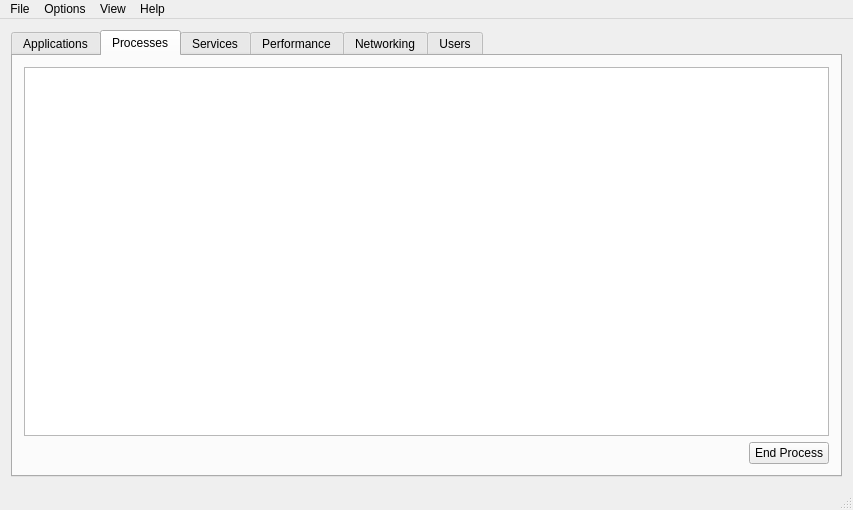
<?xml version="1.0" encoding="UTF-8"?>
<ui version="4.0">
 <class>MainWindow</class>
 <widget class="QMainWindow" name="MainWindow">
  <property name="geometry">
   <rect>
    <x>0</x>
    <y>0</y>
    <width>853</width>
    <height>510</height>
   </rect>
  </property>
  <property name="sizePolicy">
   <sizepolicy hsizetype="Expanding" vsizetype="Expanding">
    <horstretch>0</horstretch>
    <verstretch>0</verstretch>
   </sizepolicy>
  </property>
  <property name="windowTitle">
   <string>Overseer</string>
  </property>
  <widget class="QWidget" name="centralWidget">
   <layout class="QHBoxLayout" name="horizontalLayout">
    <item>
     <widget class="QTabWidget" name="tabWidget">
      <property name="currentIndex">
       <number>1</number>
      </property>
      <widget class="QWidget" name="tab">
       <attribute name="title">
        <string>Applications</string>
       </attribute>
      </widget>
      <widget class="QWidget" name="tabProcesses">
       <attribute name="title">
        <string>Processes</string>
       </attribute>
       <layout class="QGridLayout" name="gridLayout_5">
        <item row="0" column="0" colspan="2">
         <widget class="QTableView" name="tableView">
          <property name="editTriggers">
           <set>QAbstractItemView::NoEditTriggers</set>
          </property>
          <property name="showDropIndicator" stdset="0">
           <bool>false</bool>
          </property>
          <property name="dragDropOverwriteMode">
           <bool>false</bool>
          </property>
          <property name="sortingEnabled">
           <bool>true</bool>
          </property>
          <attribute name="verticalHeaderShowSortIndicator" stdset="0">
           <bool>true</bool>
          </attribute>
         </widget>
        </item>
        <item row="1" column="0">
         <spacer name="horizontalSpacer">
          <property name="orientation">
           <enum>Qt::Horizontal</enum>
          </property>
          <property name="sizeHint" stdset="0">
           <size>
            <width>40</width>
            <height>20</height>
           </size>
          </property>
         </spacer>
        </item>
        <item row="1" column="1">
         <widget class="QPushButton" name="endProcessButton">
          <property name="text">
           <string>End Process</string>
          </property>
         </widget>
        </item>
       </layout>
      </widget>
      <widget class="QWidget" name="tab_3">
       <attribute name="title">
        <string>Services</string>
       </attribute>
       <layout class="QGridLayout" name="gridLayout">
        <item row="0" column="0">
         <widget class="QLabel" name="label">
          <property name="text">
           <string>Under Development</string>
          </property>
          <property name="alignment">
           <set>Qt::AlignCenter</set>
          </property>
         </widget>
        </item>
       </layout>
      </widget>
      <widget class="QWidget" name="tab_4">
       <attribute name="title">
        <string>Performance</string>
       </attribute>
       <layout class="QGridLayout" name="gridLayout_2">
        <item row="0" column="0">
         <widget class="QLabel" name="label_2">
          <property name="text">
           <string>Under Development</string>
          </property>
          <property name="alignment">
           <set>Qt::AlignCenter</set>
          </property>
         </widget>
        </item>
       </layout>
      </widget>
      <widget class="QWidget" name="tab_5">
       <attribute name="title">
        <string>Networking</string>
       </attribute>
       <layout class="QGridLayout" name="gridLayout_3">
        <item row="0" column="0">
         <widget class="QLabel" name="label_3">
          <property name="text">
           <string>Under Development</string>
          </property>
          <property name="alignment">
           <set>Qt::AlignCenter</set>
          </property>
         </widget>
        </item>
       </layout>
      </widget>
      <widget class="QWidget" name="tab_6">
       <attribute name="title">
        <string>Users</string>
       </attribute>
       <layout class="QGridLayout" name="gridLayout_4">
        <item row="0" column="0">
         <widget class="QLabel" name="label_4">
          <property name="text">
           <string>Under Development</string>
          </property>
          <property name="alignment">
           <set>Qt::AlignCenter</set>
          </property>
         </widget>
        </item>
       </layout>
      </widget>
     </widget>
    </item>
   </layout>
  </widget>
  <widget class="QStatusBar" name="statusBar"/>
  <widget class="QMenuBar" name="menuBar">
   <property name="geometry">
    <rect>
     <x>0</x>
     <y>0</y>
     <width>853</width>
     <height>25</height>
    </rect>
   </property>
   <widget class="QMenu" name="menuFile">
    <property name="title">
     <string>File</string>
    </property>
    <addaction name="actionNew_Task_Run"/>
    <addaction name="separator"/>
    <addaction name="actionExit_Overseer_2"/>
   </widget>
   <widget class="QMenu" name="menuOptions">
    <property name="title">
     <string>Options</string>
    </property>
    <addaction name="actionBoot_on_Startup"/>
    <addaction name="actionAlways_ontop"/>
   </widget>
   <widget class="QMenu" name="menuView">
    <property name="title">
     <string>View</string>
    </property>
    <addaction name="actionRefresh_Now"/>
    <addaction name="actionUpdate_Speed"/>
   </widget>
   <widget class="QMenu" name="menuHelp">
    <property name="title">
     <string>Help</string>
    </property>
    <addaction name="actionAbout_Overseer"/>
   </widget>
   <addaction name="menuFile"/>
   <addaction name="menuOptions"/>
   <addaction name="menuView"/>
   <addaction name="menuHelp"/>
  </widget>
  <action name="actionNew_Task_Run">
   <property name="text">
    <string>New Task (Run...)</string>
   </property>
  </action>
  <action name="actionExit_Overseer">
   <property name="text">
    <string>Exit Overseer</string>
   </property>
  </action>
  <action name="actionExit_Overseer_2">
   <property name="text">
    <string>Exit Overseer</string>
   </property>
  </action>
  <action name="actionAbout_Overseer">
   <property name="text">
    <string>About Overseer</string>
   </property>
  </action>
  <action name="actionRefresh_Now">
   <property name="text">
    <string>Refresh Now</string>
   </property>
  </action>
  <action name="actionUpdate_Speed">
   <property name="text">
    <string>Update Speed</string>
   </property>
  </action>
  <action name="actionBoot_on_Startup">
   <property name="text">
    <string>Boot on Startup</string>
   </property>
  </action>
  <action name="actionAlways_ontop">
   <property name="text">
    <string>Always On Top</string>
   </property>
  </action>
 </widget>
 <layoutdefault spacing="6" margin="11"/>
 <resources/>
 <connections/>
</ui>
